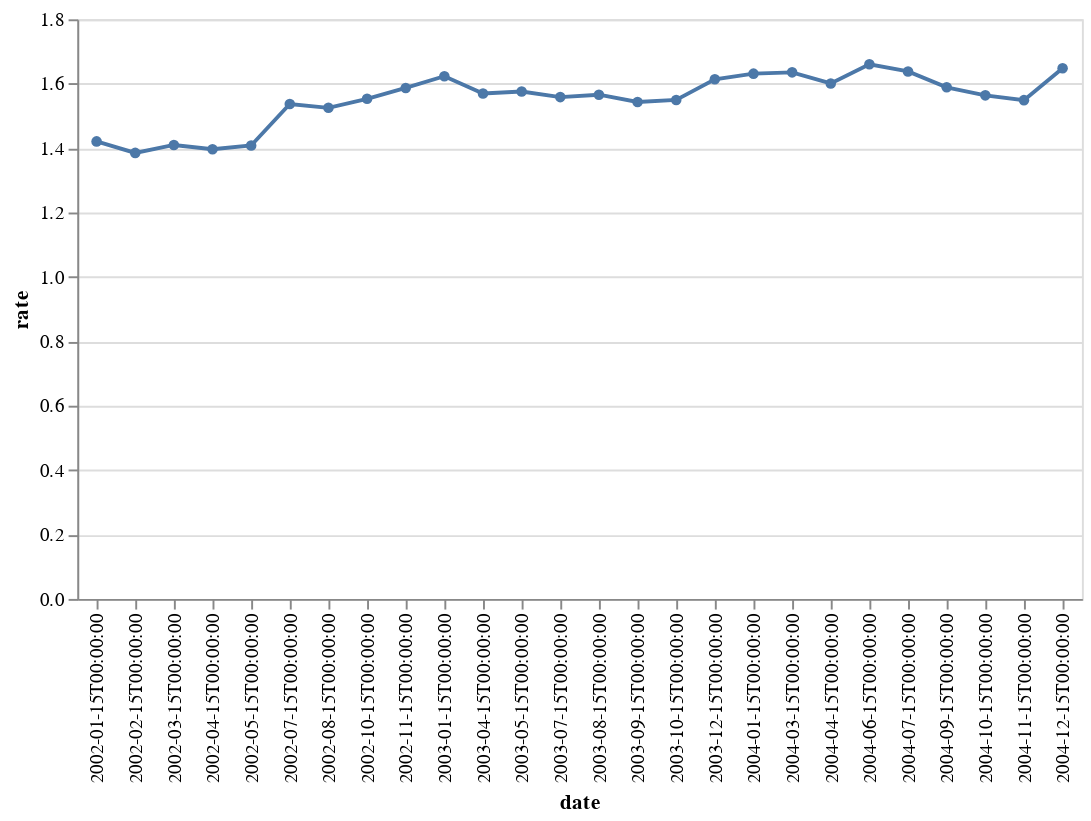

The cell this chart's notebook holds for it:
### Markdown cell above
Altair allows you to change the way marks are connected. Before we do that, let's use Altair to filter the data to only show what was happening in 2002 and 2004
Instead of using the Vega expression (with datum) use the Field Predicates
https://altair-viz.github.io/user_guide/transform/filter.html

### Code cell
alt.Chart(data_canada).mark_line(point = True
).encode(
    alt.X('date:N'),
    alt.Y('rate:Q'),
).transform_filter(
   # alt.FieldEqualPredicate(field='year', equal = 2002)
 #   alt.FieldOneOfPredicate(field='year', oneOf = [2002, 2003, 2004])
    alt.FieldRangePredicate(field='year', range=[2002, 2004])
 #   (alt.datum.year == 2002) or (alt.datum.year == 2003)
)

### Figure 1 — Vega-Lite specification as saved in the notebook (floating-point values rounded to 4 significant figures; data arrays with more than 128 entries replaced by an {"elided": "..."} marker saying what was removed)
{"config": {"view": {"continuousWidth": 400, "continuousHeight": 300}}, "data": {"name": "data-a961be329b6941f8cde3109455aeb173"}, "mark": {"type": "line", "point": true}, "encoding": {"x": {"type": "nominal", "field": "date"}, "y": {"type": "quantitative", "field": "rate"}}, "transform": [{"filter": {"field": "year", "range": [2002, 2004]}}], "$schema": "https://vega.github.io/schema/vega-lite/v4.8.1.json", "datasets": {"data-a961be329b6941f8cde3109455aeb173": {"elided": "206 records"}}}
